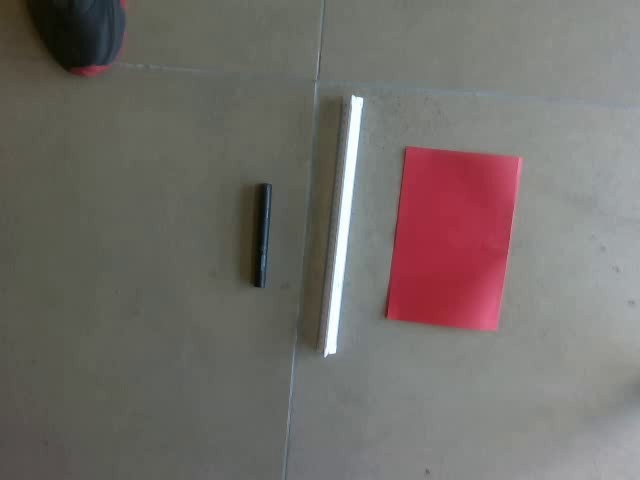
#> input picture Asignación Umbralización/primer_fotograma.jpg, 640 x 480 px
$ python mejora.py
#> lines starting #> are read from the running program, lines starting #| are printed output that depends on the picture; after the words box and inside, x2 and y2 are one past the last pixel; in counts of white or black regions, pixels touching at a corner belong together
#mejorar el primer frame para la segmentación y umbralización
import cv2 as cv
import numpy as np


img = cv.imread('primer_fotograma.jpg')
#> img is the input picture: shape (480, 640, 3); mean B, G, R 105.5, 109.3, 114.9
h, w, _ = img.shape #temporales de tamaño de la imagen para recorte
#> h = 480; w = 640

# Ajustamos un margen del 20% en los bordes(recortamos el centro para evitar problemas de fondo)
margin_h, margin_w = int(h * 0.2), int(w * 0.2)
#> margin_h = 96; margin_w = 128
crop_img = img[margin_h:h-margin_h, margin_w:w-margin_w]
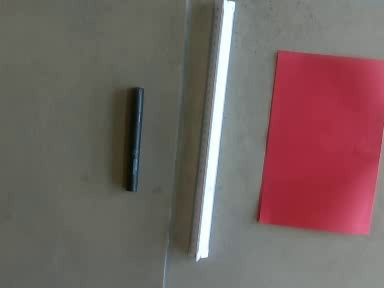
#> crop_img: shape (288, 384, 3); mean B, G, R 96.6, 98.5, 116.8

# Convertir a HSV para mejor detección de color
hsv = cv.cvtColor(crop_img, cv.COLOR_BGR2HSV)
#> hsv: shape (288, 384, 3); mean H, S, V 71.2, 51.2, 119.6

# Definir rangos de colores
# Rojo
lower_red1 = np.array([0, 100, 100])
upper_red1 = np.array([10, 255, 255])
lower_red2 = np.array([160, 100, 100])
upper_red2 = np.array([180, 255, 255])

# Blanco
lower_white = np.array([0, 0, 180])
upper_white = np.array([180, 40, 255])

# Negro
lower_black = np.array([0, 0, 0])
upper_black = np.array([180, 255, 50])

# Máscaras
mask_red = cv.addWeighted(
    cv.inRange(hsv, lower_red1, upper_red1), 1.0,
    cv.inRange(hsv, lower_red2, upper_red2), 1.0, 0
)
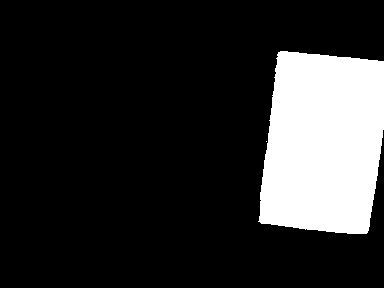
#> mask_red: shape (288, 384); 17.7% white; 2 white regions (1 under 20 px), largest, box (x1, y1, x2, y2) and area: (258, 51, 384, 234) 19568

mask_white = cv.inRange(hsv, lower_white, upper_white)
#> mask_white: shape (288, 384); 2.5% white; 1 white region, box (x1, y1, x2, y2) and area: (196, 0, 235, 261) 2710
mask_black = cv.inRange(hsv, lower_black, upper_black)
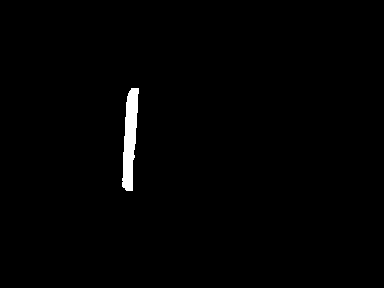
#> mask_black: shape (288, 384); 1% white; 1 white region

# Capas binarias
layer_black = np.zeros_like(mask_black)
layer_white = np.zeros_like(mask_white)
layer_red   = np.zeros_like(mask_red)

layer_black[mask_black > 0] = 255
layer_white[mask_white > 0] = 255
layer_red[mask_red > 0]     = 255

final_layer = np.zeros(mask_red.shape, dtype=np.uint8)

final_layer[mask_black > 0] = 85 # Capa 1: Marcador
final_layer[mask_white > 0] = 170 # Capa 2: Regla
final_layer[mask_red > 0] = 255 # Capa 3: Hoja

cv.imshow('Recorte Original', crop_img)
cv.imshow('Capa Final', final_layer)
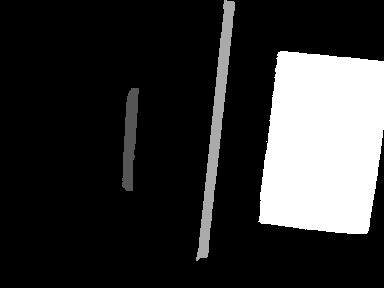
#> window 'Capa Final': shape (288, 384); min 0, max 255, mean 50.1
cv.imshow('Capa 1 - Marcador Negro', layer_black)
cv.imshow('Capa 2 - Regla Blanca', layer_white)
cv.imshow('Capa 3 - Hoja Roja', layer_red)

#Bounding box
img_box=img.copy()
def bbounding_box(mask, color,etiqueta):
#> called with color = (0, 0, 255), etiqueta = 'Marcador'
    contours, _ = cv.findContours(mask, cv.RETR_EXTERNAL, cv.CHAIN_APPROX_SIMPLE)
#> contours = 1 contour; box (x1, y1, x2, y2) and area: (122, 88, 139, 191) 1012
    for cnt in contours:
        x, y, w, h = cv.boundingRect(cnt)
        x+= margin_w
        y+= margin_h
        cv.rectangle(img_box, (x, y), (x+w, y+h), color, 2)
        cv.putText(img_box, etiqueta, (x, y-10), cv.FONT_HERSHEY_SIMPLEX, 0.5, color, 2)
#> this loop made 1 pass
#> (x, y, w, h) on pass 1: (250, 184, 17, 103)
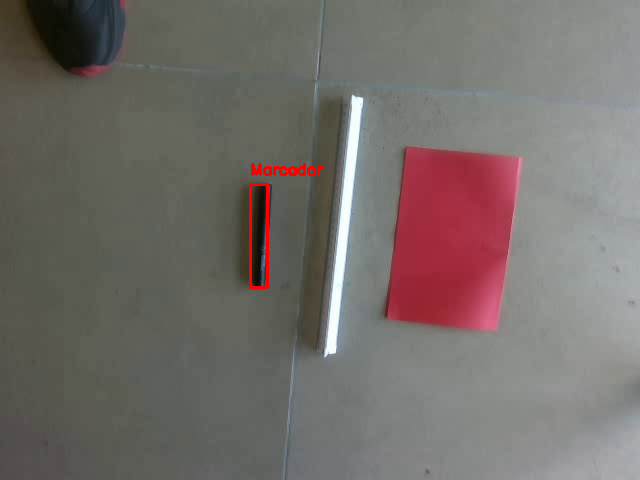
#> img_box: shape (480, 640, 3); 0.4% of pixels changed, all inside (x1, y1, x2, y2) = (249, 163, 324, 289)

bbounding_box(mask_black, (0, 0, 255), "Marcador")
bbounding_box(mask_white, (255, 255, 0), "Regla")
#> call 2 of bbounding_box, with color = (255, 255, 0), etiqueta = 'Regla'
#> in bbounding_box (call 2), `contours, _ = cv.findContours(mask, cv.RETR_EXTERNAL, cv.CHAIN_APPROX_..`: contours = 1 contour; box (x1, y1, x2, y2) and area: (196, 0, 235, 261) 2442
#> the loop in bbounding_box (call 2), `for cnt in contours:` made 1 pass
#> (x, y, w, h) on pass 1: (324, 96, 39, 261)
#> after the loop in bbounding_box (call 2), `for cnt in contours:`:
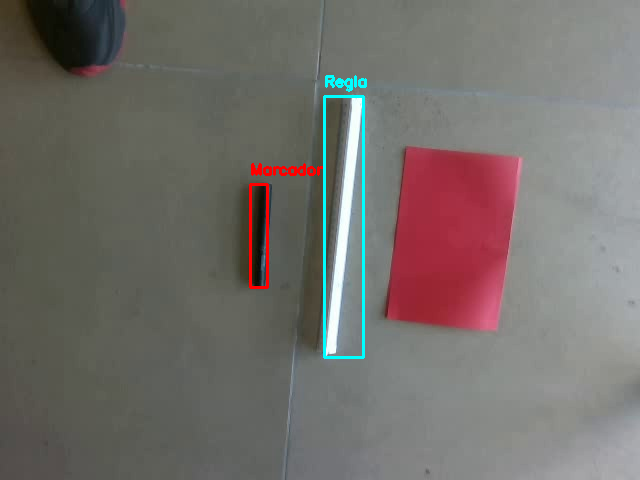
#> img_box: shape (480, 640, 3); 0.7% of pixels changed, all inside (x1, y1, x2, y2) = (323, 75, 367, 359)
bbounding_box(mask_red, (0, 255, 0), "Hoja")
#> call 3 of bbounding_box, with color = (0, 255, 0), etiqueta = 'Hoja'
#> in bbounding_box (call 3), `contours, _ = cv.findContours(mask, cv.RETR_EXTERNAL, cv.CHAIN_APPROX_..`: contours = 2 contours, 1 with area under 20; largest, box (x1, y1, x2, y2) and area: (258, 51, 384, 234) 19290
#> the loop in bbounding_box (call 3), `for cnt in contours:` made 2 passes
#> (cnt, x, y, w, h) on pass 1: ([[266, 141]], 394, 237, 1, 1)
#> (x, y, w, h) on pass 2: (386, 147, 126, 183)
#> after the loop in bbounding_box (call 3), `for cnt in contours:`:
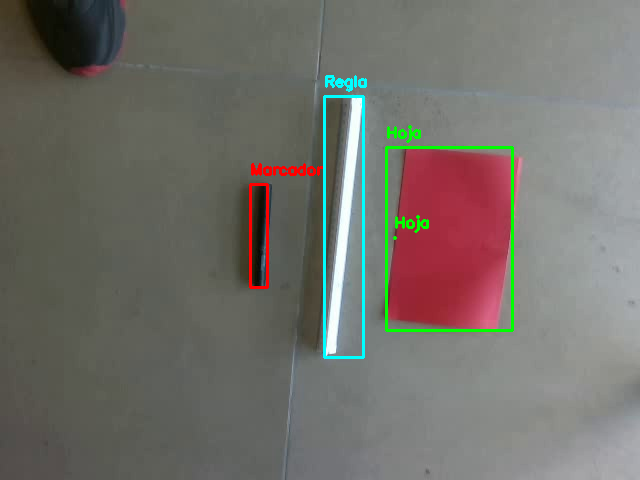
#> img_box: shape (480, 640, 3); 0.78% of pixels changed, all inside (x1, y1, x2, y2) = (385, 125, 514, 332)

cv.imshow('Bounding Boxes', img_box)

cv.waitKey(0)
cv.destroyAllWindows()
